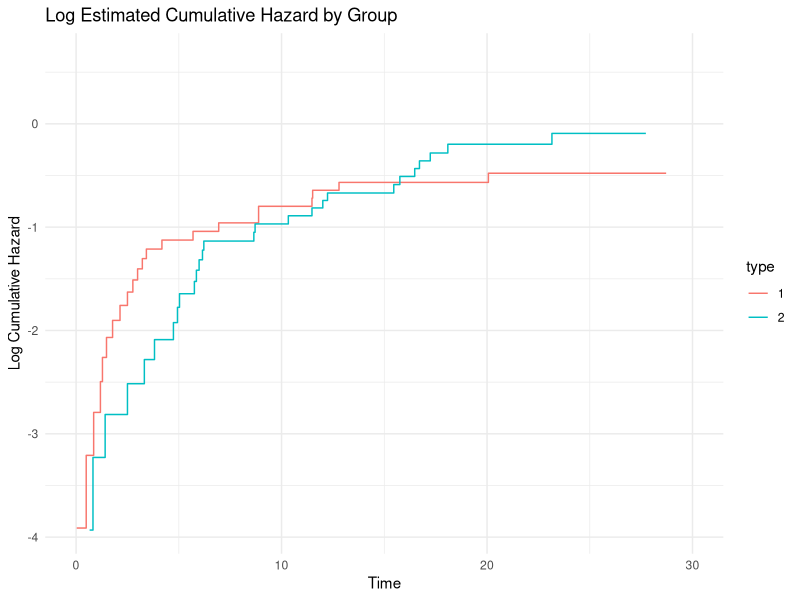

The R source for this figure:
# Allo-Auto Data ----------------------------------------------------------
# Survival Analysis Ch. 9 -------------------------------------------------


# Packages ----------------------------------------------------------------
library("tidyverse")
library("KMsurv")
library("survival")

aa <- data("alloauto")

# Recreate Figure 9.1 -----------------------------------------------------

# Assume there is a grouping variable (e.g., alloauto$group)
# If no grouping variable exists, replace 'group' with the appropriate column name in your dataset.
# Example uses 'group' as a placeholder; adjust if necessary.

# Fit the survival model for each group and extract cumulative hazards
km_fit_groups <- alloauto %>%
  group_by(type) %>%
  do(
    fit = survfit(Surv(time, delta) ~ 1, data = .)
  ) %>%
  mutate(
    time = list(fit$time),
    cumhaz = list(fit$cumhaz)
  ) %>%
  unnest(c(time, cumhaz)) |> 
  select(type, time, cumhaz) |> mutate(type = as.factor(type))

# Plot the log cumulative hazard for each group
ggplot(km_fit_groups, aes(x = time, y = log(cumhaz), group = type, color = type)) +
  geom_step() +
  labs(x = "Time", y = "Log Cumulative Hazard", 
       title = "Log Estimated Cumulative Hazard by Group") +
  xlim(0, 30) +
  theme_minimal()

# 
# # Fit a Kaplan-Meier survival curve
# km_fit <- survfit(Surv(time, event = delta) ~ type, data = alloauto)
# 
# plot(km_fit)
# 
# # Convert survival function to cumulative hazard
# cumulative_hazard <- log(km_fit$cumhaz)
# 
# # Create a data frame for plotting
# cumhaz_data <- data.frame(
#   time = km_fit$time,
#   cumulative_hazard = cumulative_hazard
# )
# 
# # Plot the cumulative hazard function
# ggplot(cumhaz_data, aes(x = time, y = cumulative_hazard)) +
#   geom_step() +
#   labs(x = "Time", y = "Cumulative Hazard", title = "Estimated Cumulative Hazard Function") +
#   theme_minimal()
# 
